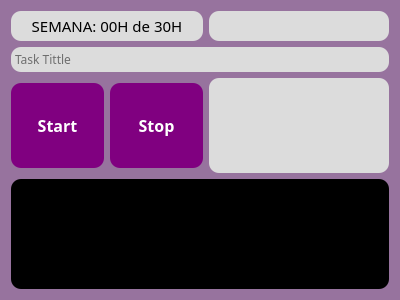
<?xml version="1.0" encoding="UTF-8"?>
<ui version="4.0">
 <class>PersonalDevControlClass</class>
 <widget class="QMainWindow" name="PersonalDevControlClass">
  <property name="geometry">
   <rect>
    <x>0</x>
    <y>0</y>
    <width>400</width>
    <height>300</height>
   </rect>
  </property>
  <property name="maximumSize">
   <size>
    <width>400</width>
    <height>300</height>
   </size>
  </property>
  <property name="windowTitle">
   <string>PersonalDevControl</string>
  </property>
  <property name="styleSheet">
   <string notr="true">background-color: rgb(151, 115, 158);</string>
  </property>
  <widget class="QWidget" name="centralWidget">
   <property name="styleSheet">
    <string notr="true">border-radius:10px;</string>
   </property>
   <layout class="QGridLayout" name="gridLayout">
    <item row="1" column="2">
     <widget class="QLabel" name="clock_label">
      <property name="font">
       <font>
        <family>JetBrains Mono NL</family>
        <italic>true</italic>
       </font>
      </property>
      <property name="styleSheet">
       <string notr="true">background-color: rgb(220,220,220);</string>
      </property>
      <property name="text">
       <string/>
      </property>
      <property name="alignment">
       <set>Qt::AlignCenter</set>
      </property>
     </widget>
    </item>
    <item row="1" column="0" colspan="2">
     <widget class="QLabel" name="label">
      <property name="minimumSize">
       <size>
        <width>0</width>
        <height>30</height>
       </size>
      </property>
      <property name="font">
       <font>
        <family>JetBrains Mono NL</family>
        <pointsize>11</pointsize>
        <bold>false</bold>
       </font>
      </property>
      <property name="styleSheet">
       <string notr="true">background-color: rgb(220,220,220);</string>
      </property>
      <property name="text">
       <string>SEMANA: 00H de 30H</string>
      </property>
      <property name="alignment">
       <set>Qt::AlignCenter</set>
      </property>
     </widget>
    </item>
    <item row="2" column="0" colspan="3">
     <widget class="QTextEdit" name="textEdit_2">
      <property name="minimumSize">
       <size>
        <width>0</width>
        <height>25</height>
       </size>
      </property>
      <property name="maximumSize">
       <size>
        <width>16777215</width>
        <height>25</height>
       </size>
      </property>
      <property name="font">
       <font>
        <family>JetBrains Mono NL</family>
       </font>
      </property>
      <property name="styleSheet">
       <string notr="true">background-color: rgb(220,220,220);
</string>
      </property>
      <property name="placeholderText">
       <string>Task Tittle</string>
      </property>
     </widget>
    </item>
    <item row="3" column="2">
     <widget class="QLabel" name="hora_label">
      <property name="minimumSize">
       <size>
        <width>180</width>
        <height>95</height>
       </size>
      </property>
      <property name="font">
       <font>
        <family>JetBrains Mono NL</family>
        <pointsize>26</pointsize>
       </font>
      </property>
      <property name="statusTip">
       <string/>
      </property>
      <property name="styleSheet">
       <string notr="true">background-color: rgb(220,220,220);</string>
      </property>
      <property name="text">
       <string/>
      </property>
      <property name="alignment">
       <set>Qt::AlignCenter</set>
      </property>
     </widget>
    </item>
    <item row="4" column="0" colspan="3">
     <widget class="QTextEdit" name="textEdit">
      <property name="sizePolicy">
       <sizepolicy hsizetype="Expanding" vsizetype="Expanding">
        <horstretch>0</horstretch>
        <verstretch>0</verstretch>
       </sizepolicy>
      </property>
      <property name="minimumSize">
       <size>
        <width>0</width>
        <height>100</height>
       </size>
      </property>
      <property name="maximumSize">
       <size>
        <width>16777215</width>
        <height>16777215</height>
       </size>
      </property>
      <property name="font">
       <font>
        <family>JetBrains Mono NL</family>
       </font>
      </property>
      <property name="styleSheet">
       <string notr="true">background-color: rgb(0, 0, 0);
color: rgb(255, 255, 255);</string>
      </property>
      <property name="frameShape">
       <enum>QFrame::StyledPanel</enum>
      </property>
     </widget>
    </item>
    <item row="3" column="0" colspan="2">
     <layout class="QHBoxLayout" name="horizontalLayout_2">
      <item>
       <widget class="QPushButton" name="startButton">
        <property name="minimumSize">
         <size>
          <width>80</width>
          <height>85</height>
         </size>
        </property>
        <property name="font">
         <font>
          <family>JetBrains Mono NL</family>
          <pointsize>12</pointsize>
          <bold>true</bold>
         </font>
        </property>
        <property name="styleSheet">
         <string notr="true">background-color: rgb(128,0,128);
color: rgb(255, 255, 255);</string>
        </property>
        <property name="text">
         <string>Start</string>
        </property>
       </widget>
      </item>
      <item>
       <widget class="QPushButton" name="stopButton">
        <property name="minimumSize">
         <size>
          <width>80</width>
          <height>85</height>
         </size>
        </property>
        <property name="font">
         <font>
          <family>JetBrains Mono NL</family>
          <pointsize>12</pointsize>
          <bold>true</bold>
         </font>
        </property>
        <property name="styleSheet">
         <string notr="true">background-color: rgb(128,0,128);
color: rgb(255, 255, 255);</string>
        </property>
        <property name="text">
         <string>Stop</string>
        </property>
       </widget>
      </item>
     </layout>
    </item>
   </layout>
  </widget>
  <widget class="QMenuBar" name="menuBar">
   <property name="geometry">
    <rect>
     <x>0</x>
     <y>0</y>
     <width>400</width>
     <height>22</height>
    </rect>
   </property>
  </widget>
 </widget>
 <layoutdefault spacing="6" margin="11"/>
 <resources>
  <include location="personaldevcontrol.qrc"/>
 </resources>
 <connections/>
</ui>
